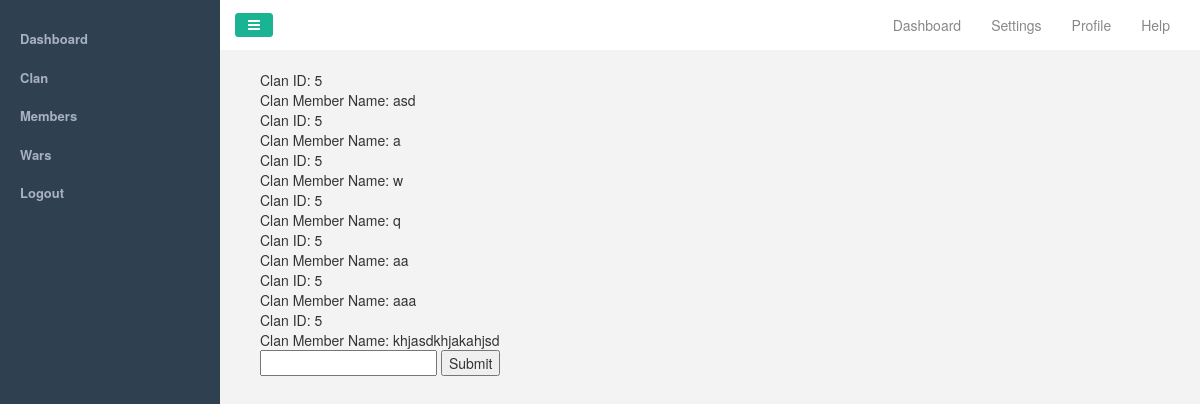
/members.php (signed in), run on an earlier commit of the app's database.
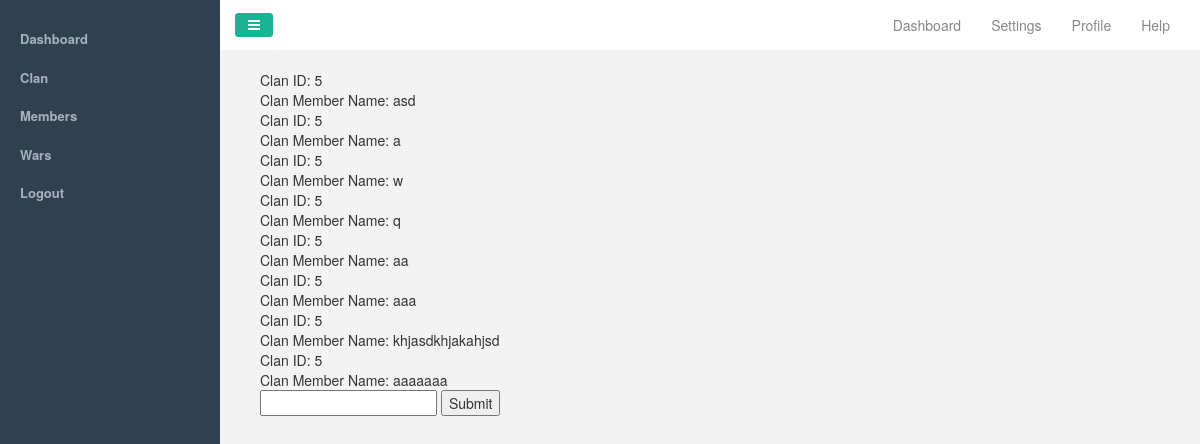
And on a later commit of the database.
### tables this page shows
CREATE TABLE IF NOT EXISTS `member` (
  `id` int(11) NOT NULL AUTO_INCREMENT,
  `clan_id` int(11) NOT NULL,
  `name` varchar(50) NOT NULL,
  PRIMARY KEY (`id`),
  KEY `clan_id` (`clan_id`)
);

### members.php (the view, shortened to what this page needs)
<?php require($_SERVER['DOCUMENT_ROOT']."/wartracker/templatestart.php"); ?>
<?php
	$query = "SELECT id FROM clan WHERE user_id = :user_id";
	$query_params = array(':user_id' => $_SESSION['user']['id']);
	$stmt = $db->prepare($query);
	$stmt->execute($query_params);
	$row = $stmt->fetch();
	$clan_id = $row['id'];
	$query = "SELECT clan_id, name FROM member WHERE clan_id = :clan_id";
	$query_params = array(':clan_id'=>$clan_id);
	$stmt = $db->prepare($query);
	$stmt->execute($query_params);
	$row = $stmt->fetchAll();
	foreach ($row as $member) {
		echo 'Clan ID: '.$member['clan_id'];
		echo '<br>';
		echo 'Clan Member Name: '.$member['name'];
		echo '<br>';
	}
?>
<form action="members" method="post">
	<input type="text" name="name"></input>
	<input type="submit"></input>
</form>
<?php require($_SERVER['DOCUMENT_ROOT']."/wartracker/templatestop.php"); ?>

What changed in the data, as far as the page shows it:
added member: clan "5", name "aaaaaaa"
